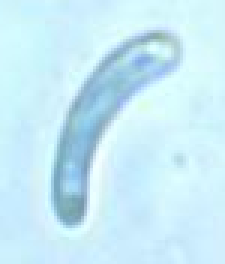
#> input picture Eutypa - 1_1.png, 75 x 88 px (shown 3 times larger)
$ python Laplacian_Of_Gaussian.py   (older library calls are emulated)
#> lines starting #> are read from the running program, lines starting #| are printed output that depends on the picture
# -*- coding: utf-8 -*-
"""
Created on Fri May 20 15:12:48 2016
Author:     Mahendra Ramachandran
Revision:   1.0
Status:
Comments:   Trying out LoG function on a Image
----------------------------------
"""

def get_log_kernel(siz, std):
    # This creates a LoG filter
    x = y = np.linspace(-siz, siz, 2*siz+1)
    x, y = np.meshgrid(x, y)
    arg = -(x**2 + y**2) / (2*std**2)
    h = np.exp(arg)
    h[h < sys.float_info.epsilon * h.max()] = 0
    h = h/h.sum() if h.sum() != 0 else h
    h1 = h*(x**2 + y**2 - 2*std**2) / (std**4)
    return h1 - h1.mean()


import cv2
import numpy as np
import sys
import matplotlib.pyplot as plt

filename = 'Eutypa - 1_1.png'
img = cv2.imread(filename,0)
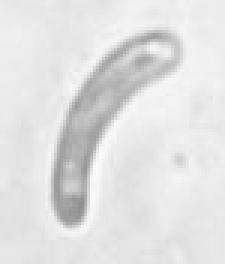
#> img: shape (88, 75) (shown 3 times larger); min 143, max 251, mean 225.3

plt.close('all')

a, b = [],[]        # List to record the LoG values
ValueRange = np.linspace(0,10,51)
ValueRange = ValueRange[1:]
count = 1
NumOfRows = 5       # These are to create subplots to view the images
NumOfColumns = len(ValueRange)/NumOfRows
if NumOfColumns * NumOfRows < len(ValueRange):
    NumOfRows += 1

for i in ValueRange:
    m = cv2.filter2D(img,ddepth=cv2.CV_32F, kernel = get_log_kernel(20,i))
    a.append(i)
    b.append(m.max())
    plt.subplot(NumOfRows,NumOfColumns,count)
    plt.imshow(m)
    plt.axis('off')
    plt.title(i)
    count += 1
#> this loop made 50 passes
#> pass 1, `m = cv2.filter2D(img,ddepth=cv2.CV_32F, kernel = get_log_kernel(20,i))`:
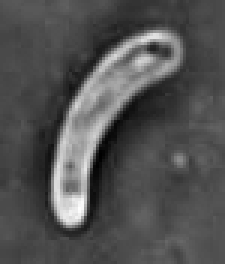
#> m: shape (88, 75) float32 (shown 3 times larger); min -1830.7, max 3841.8, mean -3.5; drawn with min black and max white
#> pass 3, `m = cv2.filter2D(img,ddepth=cv2.CV_32F, kernel = get_log_kernel(20,i))`:
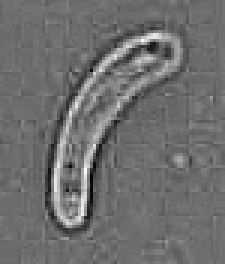
#> m: shape (88, 75) float32 (shown 3 times larger); min -40.29, max 52.59, mean 0; drawn with min black and max white
#> after the loop:
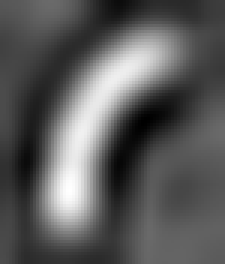
#> m: shape (88, 75) float32 (shown 3 times larger); min -0.128, max 0.227, mean -0.000715; drawn with min black and max white
#> after the loop, a = 50 values from 0.2 to 10; b = 50 values, max 3841.8 at index 0, min 0.227 at index 49, mean 91.71; count = 51

plt.savefig('test0.jpg')
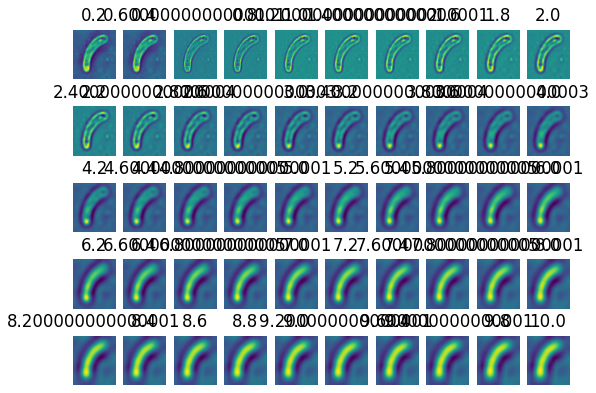
#> figure drawn by matplotlib, 50 panels

plt.figure()
plt.loglog(a,b)
plt.savefig('test1.jpg')
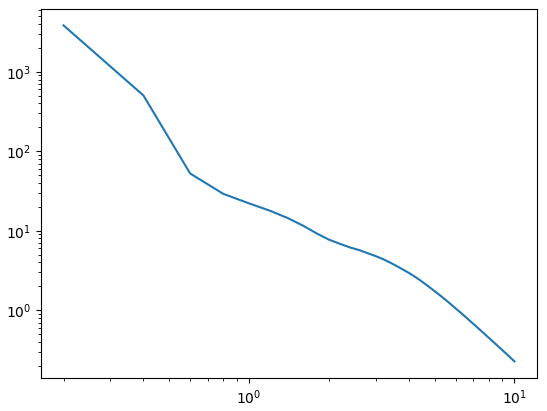
#> figure drawn by matplotlib, 1 panel; curve peaks at x = 0.2, y = 3841.8
plt.show()

$ run again, with Eutypa - 1.jpg saved as Eutypa - 1_1.png
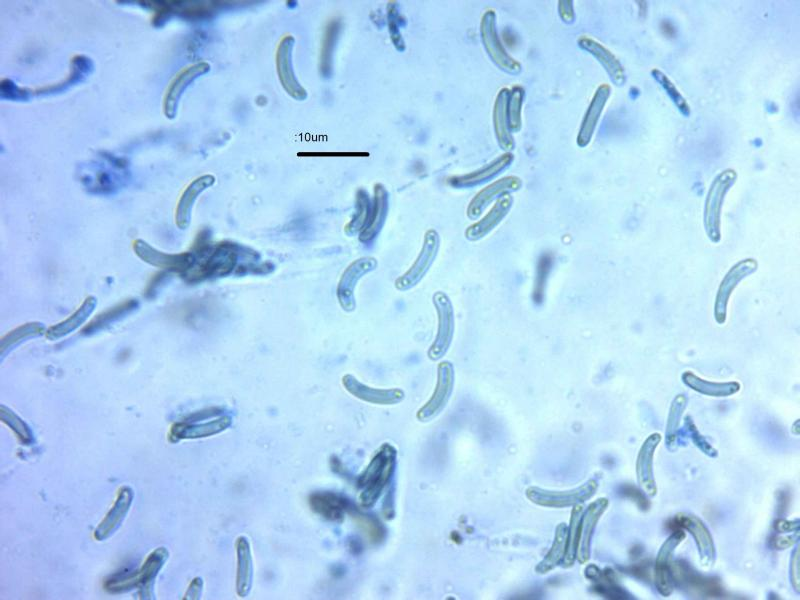
#> input picture Eutypa - 1.jpg, 800 x 600 px
#> after the loop `for i in ValueRange:`:
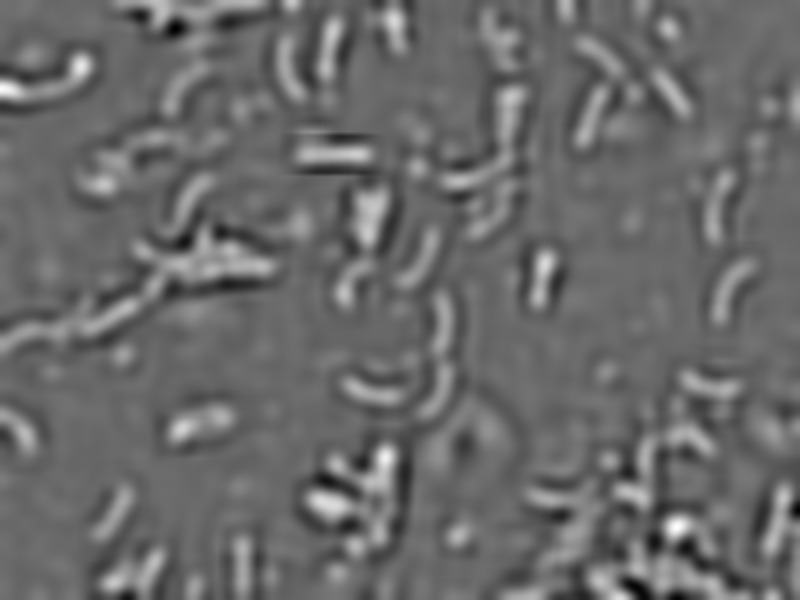
#> m: shape (600, 800) float32; min -0.417, max 0.582, mean 3.18e-05; drawn with min black and max white
#> after the loop `for i in ValueRange:`: a = 50 values from 0.2 to 10; b = 50 values, max 10064.9 at index 0, min 0.582 at index 49, mean 256.5; count = 51
#> `plt.savefig('test1.jpg')`:
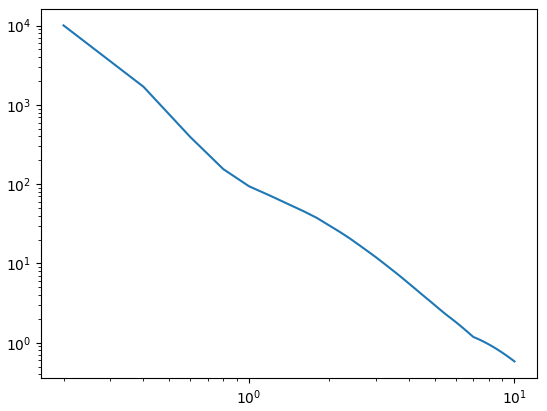
#> figure drawn by matplotlib, 1 panel; curve peaks at x = 0.2, y = 10064.9
